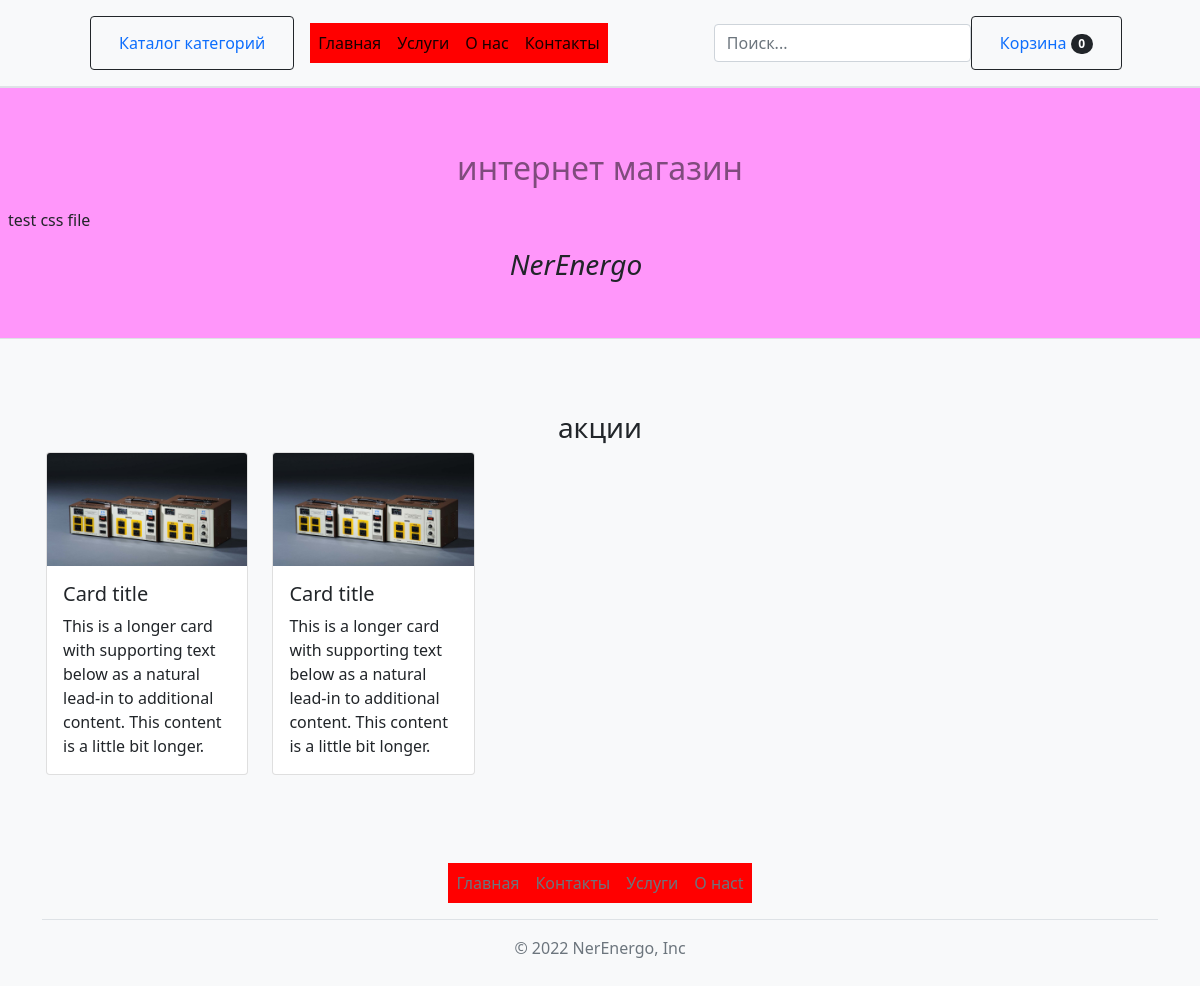
/, run on an earlier commit of the app's database.
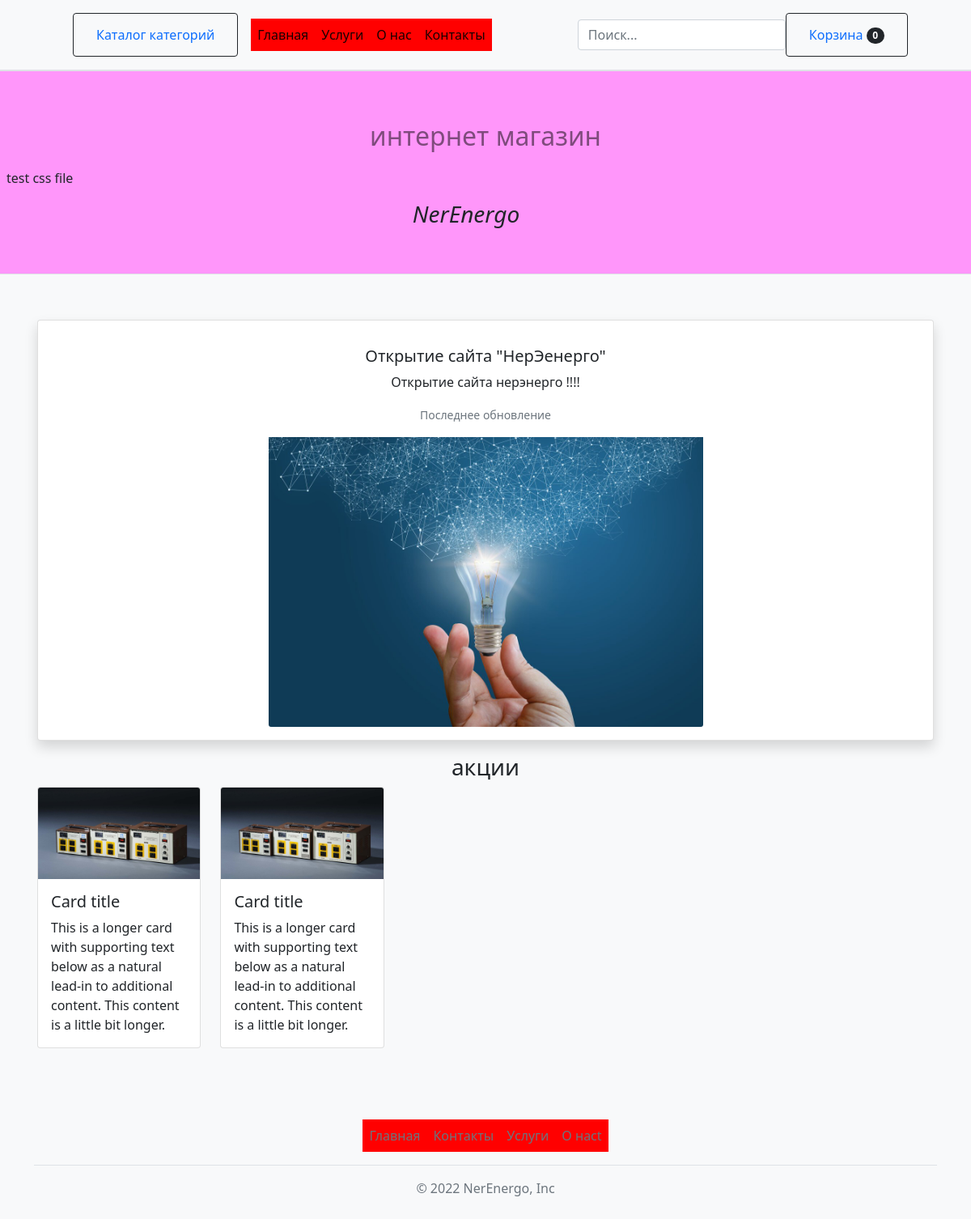
And on a later commit of the database.
### mainapp/models.py (models this page shows, shortened)
class Cart(models.Model):
	owner = models.ForeignKey('Customer', null=True, verbose_name='Владелец', on_delete=models.CASCADE)
	product = models.ManyToManyField(CartProduct, blank=True, related_name='related_cart')
	total_product = models.PositiveIntegerField(default=0)
	final_price = models.DecimalField(max_digits=9, default=0, decimal_places=2, verbose_name='Общая Цена')
	in_order = models.BooleanField(default=False)
	for_anonymous_user = models.BooleanField(default=False)

class News(models.Model): #модель для написания постов на главное странице
	title = models.CharField(max_length=255, verbose_name='Наименование новости')
	image = models.ImageField(verbose_name='Изображение')
	description = models.TextField(verbose_name='текст новости', null=True)
	class Meta:
		verbose_name = 'Пост'
		verbose_name_plural = 'Посты'

### mainapp/views.py (the view)
# urls.py: path('', BaseView.as_view(), name='base.html'),
class BaseView(CategoryDetailMixin, CartMixin, View):
    def get(self, request, *args, **kwargs):
        categories = Category.objects.all()
        products = Product.objects.all()
        product_for_main_page = LatestProducts.objects.get_products_for_main_page('notebook', 'lighting', 'nonstationarywire', 'smartphone', 'lampa')
        news_post = News.objects.order_by('title')[:2]
        context = {
            'categories': categories,
            'cart': self.cart,
            'products' : products,
            'product_for_main_page' : product_for_main_page,
            'news_post' : news_post
        }
        print(len(product_for_main_page))
        print(product_for_main_page)
        return render(request, 'base.html', context)

### mainapp/mixins.py (called while the page is built)
	def dispatch(self, request, *args, **kwargs):
		if request.user.is_authenticated:
			customer = Customer.objects.filter(user=request.user).first()
			if not customer:
				customer = Customer.objects.create(user=request.user)
			cart = Cart.objects.filter(owner=customer).first()
			if not cart:
				cart = Cart.objects.create(owner=customer)
		else:
			cart = Cart.objects.filter(for_anonymous_user=True).first()
			if not cart:
				cart = Cart.objects.create(for_anonymous_user=True)
		self.cart = cart
		return super().dispatch(request, *args, **kwargs)

### mainapp/models.py (called while the page is built)
	@staticmethod
	def get_products_for_main_page(*args, **kwargs):
		products = []
		ct_models = ContentType.objects.filter(model__in=args)
		for ct_model in ct_models:
			model_products = ct_model.model_class()._base_manager.all().order_by('-id')
			products.extend(model_products)
		return products

	def __str__(self):
		return "{} : {}".format(self.category.name, self.title)

	def __str__(self):
		return "{} : {}".format(self.category.name, self.title)

	def __str__(self):
		return "{} : {}".format(self.category.name, self.title)

	def __str__(self):
		return "{} : {}".format(self.category.name, self.title)

### mainapp/templates/base.html (shortened to what this page needs)
{% load static %}
<!DOCTYPE html>
<html lang="en">
    <head>
        <link href="https://cdn.jsdelivr.net/npm/bootstrap@5.1.3/dist/css/bootstrap.min.css" rel="stylesheet">
        <link rel="stylesheet" href=" {% static 'mainapp/css/styles.css' %} ">
    </head>
    <body class="bg-light text-dark">
        <nav class="navbar navbar-expand-lg navbar-light bg-light sticky-top border-bottom" style="background-color: #e3f2fd;"id="navbar-top-base">
            <div class="container px-4 px-lg-5">
                    <div class="dropdown" class="btn-category">
                        <nav class="navbar bg-light">
                        <form class="container-fluid justify-content-start">
                            <button class="btn btn-outline-dark me-1" type="button"><a class="nav-link active" aria-current="page" href="{% url 'all_category' %}">Каталог категорий</a></button>
                        </form>
                        </nav>
                                    {% load mptt_tags %}
                    </div>
                <div class="collapse navbar-collapse ">
                    <ul class="navbar-nav me-auto mb-2 mb-lg-0 ms-lg-6">
                        <li class="nav-item" ><a class="nav-link active" aria-current="page" href="{% url 'base.html' %}">Главная</a></li>
                        <li class="nav-item"><a class="nav-link active" aria-current="page" href="{% url 'contact' %}">Услуги</a></li>
                        <li class="nav-item"><a class="nav-link active" aria-current="page" href="{% url 'contact' %}">О нас</a></li>
                        <li class="nav-item"><a class="nav-link active" aria-current="page" href="{% url 'contact' %}">Контакты</a></li>
                    </ul>
                    <ul>
                        <form class=" d-flex">
                            <input type="search" class="form-control" placeholder="Поиск..." aria-label="Search">
                        </form>
                    </ul>
                    <form class="d-flex">
                        <button class="btn btn-outline-dark" type="submit">
                            <a class="nav-link" href="{% url 'cart' %}">Корзина<span class="badge bg-dark text-white ms-1 rounded-pill">{{cart.product.count}}</span></a>
                        </button>
                    </form>
                </div>
            </div>
        </nav>
        <header  class=" py-5 border-bottom border-top p-2 mb-2 " id="header" class="header-nav">
            <div class="container px-3 px-lg-3 my-2" >
                <div class="text-center text-black" id="header_text">
                    <p class="lead fw-normal text-black-50 text-center fs-2">интернет магазин</p>
                </div>
            </div>
            <div class="text_position">
                <p>test css file</p>
            </div>
            <div class="container d-flex flex-wrap justify-content-center" >
                <a href="{% url 'base.html' %}" class="d-flex mb-3 mb-lg-0 me-lg-5 text-dark text-decoration-none">
                    <span class="fs-4"><h3 class="text-center"><em>NerEnergo</em></h3></span>
                </a>
            </div>
        </header>
        <section class="py-5 p-3 container-lg" id="" class="section-base">
            {% block content %}
            {% for post in news_post %}
                <div class="card shadow p-3 mb-3 mb-lg-0 bg-body rounded text-center" >
                    <div class="card-body ">
                        <h5 class="card-title">{{post.title}}</h5>
                        <p class="card-text">{{post.description}}</p>
                        <p class="card-text"><small class="text-muted">Последнее обновление</small></p>
                    </div>
                    <img src="{{post.image.url}}" class="card-img-bottom col-md-3 w-50 mx-auto d-block" alt="...">
                </div>
                {% endfor %}
            <h3 class="text-center">акции</h3>
            <div class="row row-cols-1 row-cols-md-5 g-4">
                <div class="col">
                  <div class="card">
                    <img src="media/12.jpg" class="card-img-top" alt="...">
                    <div class="card-body">
                      <h5 class="card-title">Card title</h5>
                      <p class="card-text">This is a longer card with supporting text below as a natural lead-in to additional content. This content is a little bit longer.</p>
                    </div>
                  </div>
                </div>
                <div class="col">
                  <div class="card">
                    <img src="media/12.jpg" class="card-img-top" alt="...">
                    <div class="card-body">
                      <h5 class="card-title">Card title</h5>
                      <p class="card-text">This is a longer card with supporting text below as a natural lead-in to additional content. This content is a little bit longer.</p>
                    </div>
            </div>
            {% endblock content %}
        </section>
        <div class="container">
        <footer class="py-3 my-4">
            <ul class="nav justify-content-center border-bottom pb-3 mb-3">
            <li class="nav-item"><a href="#" class="nav-link px-2 text-muted">Главная</a></li>
            <li class="nav-item"><a href="#" class="nav-link px-2 text-muted">Контакты</a></li>
            <li class="nav-item"><a href="#" class="nav-link px-2 text-muted">Услуги</a></li>
            <li class="nav-item"><a href="#" class="nav-link px-2 text-muted">О насt</a></li>
            </ul>
            <p class="text-center text-muted">&copy; 2022 NerEnergo, Inc</p>
        </footer>
        </div>
    </body>
</html>

### mainapp/static/mainapp/css/styles.css (style rules this page uses)
body { height: 100%; background: red; }
header { background: rgb(255, 150, 250); }
a { color: green; }
.nav-item { background: red; }
ul { margin: 0; padding: 0; list-style: none; }
nav { list-style: none; }

What changed in the data, as far as the page shows it:
added News: title "Открытие сайта \"НерЭенерго\"", description "Открытие сайта нерэнерго !!!!", image (picture)
